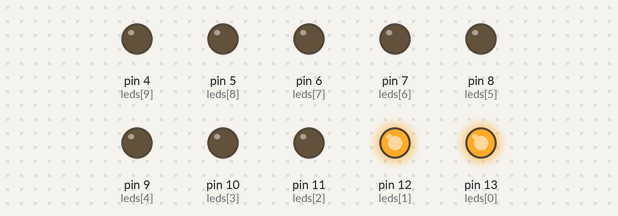
Bench run of a sketch on a simulated Arduino Uno, built with avr-gcc and run on an emulated ATmega328P. Parts: output pins drawn as LEDs (lit = HIGH). Random numbers use the default seed unless the sketch sets one.

Above: at 1.4 s.
At 3.85 s:
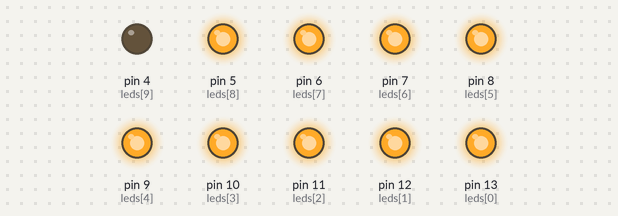
At 11.01 s:
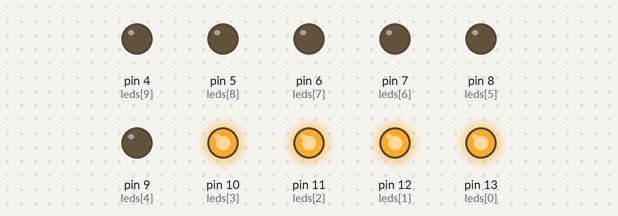
At 19.47 s:
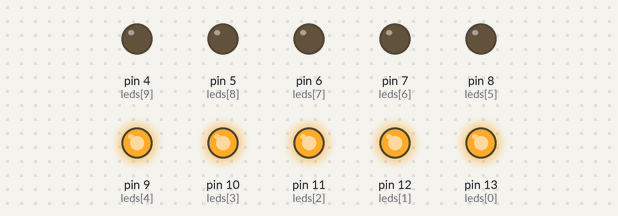
At 28.04 s:
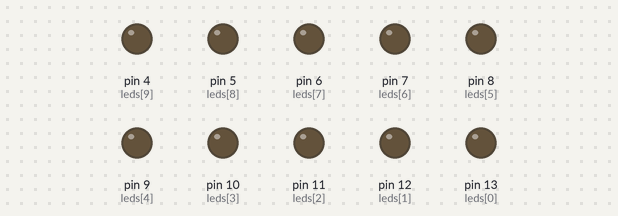
At 37.2 s:
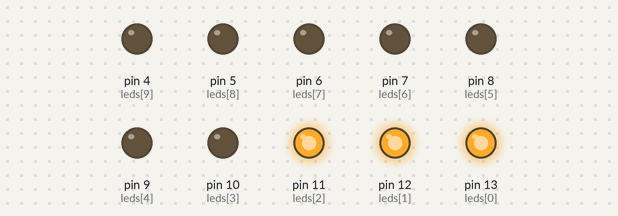
Timing chart, 0 to 40.0 s (numbered marks = the images above):
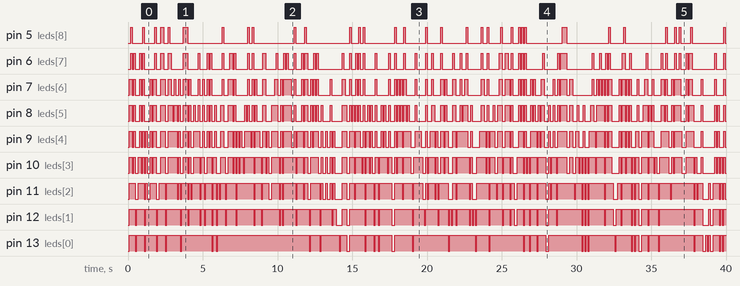

Measured:
- by itself, pin 5 (leds[8]): LOW → HIGH at 0.20 s, → LOW 0.10 s later, → HIGH 0.70 s later, → LOW 0.10 s later, … (68 changes in this stretch)
- by itself, pin 6 (leds[7]): LOW → HIGH at 0.20 s, → LOW 0.10 s later, → HIGH 0.10 s later, → LOW 0.10 s later, … (134 changes in this stretch)
- by itself, pin 7 (leds[6]): LOW → HIGH at 0.10 s, → LOW 0.20 s later, → HIGH 0.10 s later, → LOW 0.10 s later, … (178 changes in this stretch)
- by itself, pin 8 (leds[5]): LOW → HIGH at 0.10 s, → LOW 0.20 s later, → HIGH 0.10 s later, → LOW 0.10 s later, … (210 changes in this stretch)
- by itself, pin 9 (leds[4]): LOW → HIGH at 0.10 s, → LOW 0.20 s later, → HIGH 0.10 s later, → LOW 0.10 s later, … (194 changes in this stretch)
- by itself, pin 10 (leds[3]): LOW → HIGH at 0.10 s, → LOW 0.20 s later, → HIGH 0.10 s later, → LOW 0.10 s later, … (192 changes in this stretch)
- by itself, pin 11 (leds[2]): LOW → HIGH at 0.10 s, → LOW 0.40 s later, → HIGH 0.20 s later, → LOW 0.40 s later, … (152 changes in this stretch)
- by itself, pin 12 (leds[1]): LOW → HIGH at 0.10 s, → LOW 0.40 s later, → HIGH 0.10 s later, → LOW 0.50 s later, … (121 changes in this stretch)

The sketch:

exp_04_03.ino
```cpp
// Лаборатория электроники и программирования
// Эксперимент 4
// Десятисегментный линейный индикатор. Пульсирующая шкала.
//

// массив контактов подключения светодиодов шкалы
int leds[] = {13,12,11,10,9,8,7,6,5,4};
// количество горящих светодиодов
int n=0;

void setup() {
   // настроить выводы Arduino как OUTPUT
   for (int i=0;i < 10; i=i+1) {
      pinMode(leds[i],OUTPUT);

   }
}

void loop() {
  // выключить n светодиодов
   for (int i=0;i<10; i=i+1) {
      if(i<n)
         {digitalWrite(leds[i],HIGH);}
      else
         {digitalWrite(leds[i],LOW);}
   }
  // изменить n - приращение на 1
  // и остаток от деления на 11 (после 10 -> 0)
  n=random(0,10);
  delay(100);
}
```
